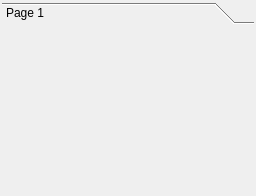
<?xml version="1.0" encoding="UTF-8"?>
<ui version="4.0">
 <class>StatisticsModeStartWidget</class>
 <widget class="QWidget" name="StatisticsModeStartWidget">
  <property name="geometry">
   <rect>
    <x>0</x>
    <y>0</y>
    <width>256</width>
    <height>196</height>
   </rect>
  </property>
  <property name="sizePolicy">
   <sizepolicy hsizetype="Preferred" vsizetype="Minimum">
    <horstretch>0</horstretch>
    <verstretch>0</verstretch>
   </sizepolicy>
  </property>
  <layout class="QVBoxLayout" name="verticalLayout">
   <property name="spacing">
    <number>3</number>
   </property>
   <property name="leftMargin">
    <number>2</number>
   </property>
   <property name="topMargin">
    <number>2</number>
   </property>
   <property name="rightMargin">
    <number>2</number>
   </property>
   <property name="bottomMargin">
    <number>2</number>
   </property>
   <item>
    <widget class="QToolBox" name="toolBox">
     <property name="frameShape">
      <enum>QFrame::NoFrame</enum>
     </property>
     <property name="currentIndex">
      <number>0</number>
     </property>
     <widget class="QWidget" name="page">
      <property name="geometry">
       <rect>
        <x>0</x>
        <y>0</y>
        <width>252</width>
        <height>156</height>
       </rect>
      </property>
      <attribute name="label">
       <string>Page 1</string>
      </attribute>
     </widget>
    </widget>
   </item>
  </layout>
 </widget>
 <layoutdefault spacing="6" margin="11"/>
 <resources/>
 <connections/>
</ui>
